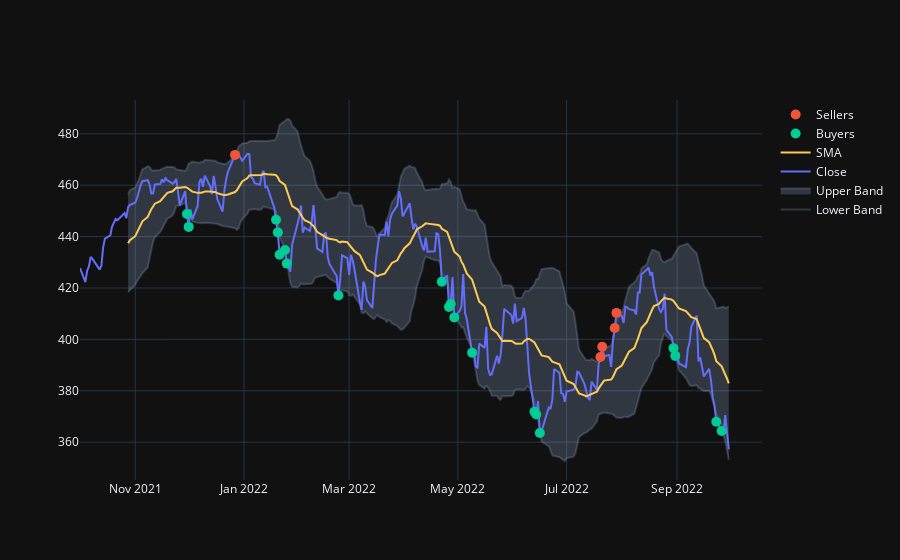

The cell this chart's notebook holds for it:
### Code cell
equity = yf.Ticker("SPY")
data = equity.history(period='1y')
df = data[['Close']]

sma = df.rolling(window=20).mean().dropna()
rstd = df.rolling(window=20).std().dropna()

upper_band = sma + 2 * rstd
lower_band = sma - 2 * rstd

upper_band = upper_band.rename(columns={'Close': 'upper'})
lower_band = lower_band.rename(columns={'Close': 'lower'})
bb = df.join(upper_band).join(lower_band)
bb = bb.dropna()

buyers = bb[bb['Close'] <= bb['lower']]
sellers = bb[bb['Close'] >= bb['upper']]

# Plotting

pio.templates.default = "plotly_dark"

fig = go.Figure()
fig.add_trace(go.Scatter(x=lower_band.index, 
                         y=lower_band['lower'], 
                         name='Lower Band', 
                         line_color='rgba(173,204,255,0.2)'
                        ))
fig.add_trace(go.Scatter(x=upper_band.index, 
                         y=upper_band['upper'], 
                         name='Upper Band', 
                         fill='tonexty', 
                         fillcolor='rgba(173,204,255,0.2)', 
                         line_color='rgba(173,204,255,0.2)'
                        ))
fig.add_trace(go.Scatter(x=df.index, 
                         y=df['Close'], 
                         name='Close', 
                         line_color='#636EFA'
                        ))
fig.add_trace(go.Scatter(x=sma.index, 
                         y=sma['Close'], 
                         name='SMA', 
                         line_color='#FECB52'
                        ))
fig.add_trace(go.Scatter(x=buyers.index, 
                         y=buyers['Close'], 
                         name='Buyers', 
                         mode='markers',
                         marker=dict(
                             color='#00CC96',
                             size=10,
                             )
                         ))
fig.add_trace(go.Scatter(x=sellers.index, 
                         y=sellers['Close'], 
                         name='Sellers', 
                         mode='markers', 
                         marker=dict(
                             color='#EF553B',
                             size=10,
                             )
                         ))
fig.show()

### Figure 1 — Plotly figure (JSON) as saved in the notebook; plotly's stock layout.template omitted (floating-point values rounded to 4 significant figures; data arrays with more than 128 entries replaced by an {"elided": "..."} marker saying what was removed)
{"data": [{"line": {"color": "rgba(173,204,255,0.2)"}, "name": "Lower Band", "type": "scatter", "x": {"elided": "233 str values"}, "y": {"elided": "233 float values"}}, {"fill": "tonexty", "fillcolor": "rgba(173,204,255,0.2)", "line": {"color": "rgba(173,204,255,0.2)"}, "name": "Upper Band", "type": "scatter", "x": {"elided": "233 str values"}, "y": {"elided": "233 float values"}}, {"line": {"color": "#636EFA"}, "name": "Close", "type": "scatter", "x": {"elided": "252 str values"}, "y": {"elided": "252 float values"}}, {"line": {"color": "#FECB52"}, "name": "SMA", "type": "scatter", "x": {"elided": "233 str values"}, "y": {"elided": "233 float values"}}, {"marker": {"color": "#00CC96", "size": 10}, "mode": "markers", "name": "Buyers", "type": "scatter", "x": ["2021-11-30T00:00:00", "2021-12-01T00:00:00", "2022-01-19T00:00:00", "2022-01-20T00:00:00", "2022-01-21T00:00:00", "2022-01-24T00:00:00", "2022-01-25T00:00:00", "2022-02-23T00:00:00", "2022-04-22T00:00:00", "2022-04-26T00:00:00", "2022-04-27T00:00:00", "2022-04-29T00:00:00", "2022-05-09T00:00:00", "2022-06-13T00:00:00", "2022-06-14T00:00:00", "2022-06-16T00:00:00", "2022-08-30T00:00:00", "2022-08-31T00:00:00", "2022-09-23T00:00:00", "2022-09-26T00:00:00"], "y": [448.8, 443.8, 446.6, 441.6, 433.0, 434.8, 429.5, 417.1, 422.5, 412.6, 413.8, 408.5, 394.8, 371.9, 370.7, 363.6, 396.6, 393.6, 368.0, 364.3]}, {"marker": {"color": "#EF553B", "size": 10}, "mode": "markers", "name": "Sellers", "type": "scatter", "x": ["2021-12-27T00:00:00", "2022-07-20T00:00:00", "2022-07-21T00:00:00", "2022-07-28T00:00:00", "2022-07-29T00:00:00"], "y": [471.8, 393.2, 397.2, 404.4, 410.3]}], "layout": {}}
